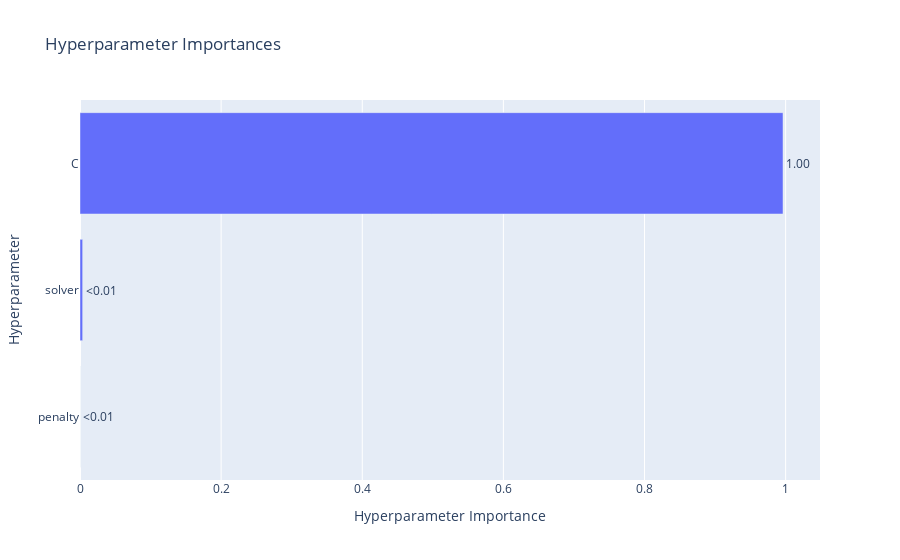

Notebook code cell kept with this figure:
### Code cell
visualizations['param_importances']

### Figure 1 — Plotly figure (JSON) as saved in the notebook; plotly's stock layout.template omitted (floating-point values rounded to 4 significant figures)
{"data": [{"cliponaxis": false, "hovertemplate": ["penalty (CategoricalDistribution): 0.0<extra></extra>", "solver (CategoricalDistribution): 0.003754749914358919<extra></extra>", "C (FloatDistribution): 0.9962452500856411<extra></extra>"], "name": "Objective Value", "orientation": "h", "text": ["<0.01", "<0.01", "1.00"], "textposition": "outside", "type": "bar", "x": [0, 0.003755, 0.9962], "y": ["penalty", "solver", "C"]}], "layout": {"title": {"text": "Hyperparameter Importances"}, "xaxis": {"title": {"text": "Hyperparameter Importance"}}, "yaxis": {"title": {"text": "Hyperparameter"}}}}
